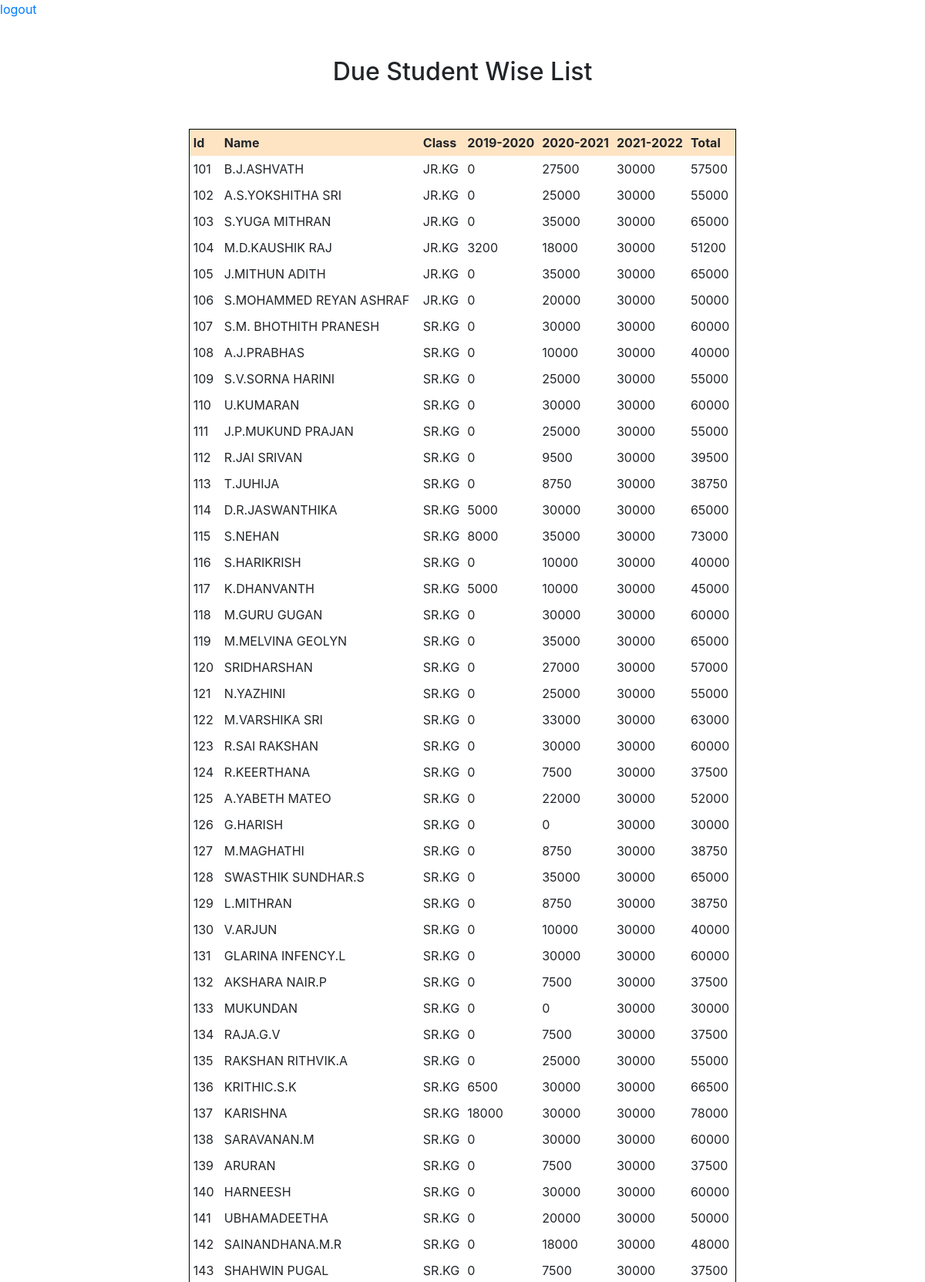
The app's page /due_student_wise/ (upper part) with its own data.
### core/models.py (models this page shows, shortened)
class BaseModel(models.Model):
    status = models.BooleanField(default=True)
    delete = models.BooleanField(default=False)
    created = models.DateTimeField(auto_now_add=True)
    updated = models.DateTimeField(auto_now=True)
    class Meta:
        abstract = True

class Student(BaseModel):
    student_id = models.CharField(max_length=100)
    name = models.CharField(max_length=100)
    standard = models.ForeignKey(Class, on_delete=models.CASCADE, related_name='student_class_name')
    phone = models.CharField(max_length=25, blank=True, null=True)

class Class(BaseModel):
    name = models.CharField(max_length=100)
    code = models.CharField(max_length=100)

### core/views.py (the view)
# urls.py: path('due_student_wise/', views.DueStudentWiseView.as_view()),
class DueStudentWiseView(APIView):
    def get(self, request):
        data = []
        student = Student.objects.filter(status=True, delete=False)
        year = Year.objects.filter(status=True, delete=False)
        for stud in student:
            lis = []
            lis.append(stud.student_id)
            lis.append(stud.name)
            lis.append(stud.standard.name)
            for yr in year:
                due = DueAmount.objects.filter(student__pk=stud.pk, year__pk=yr.pk, status=True, delete=False)
                due_amount = due.aggregate(total_class_due=Coalesce(Sum('amount'), 0))
                lis.append(due_amount['total_class_due'])
                print('due_amount - {}'.format(due_amount['total_class_due']))
            due_total = DueAmount.objects.filter(student__pk=stud.pk, status=True, delete=False)
            due_total_amount = due_total.aggregate(student_total_due=Coalesce(Sum('amount'), 0))
            lis.append(due_total_amount['student_total_due'])
            data.append(lis)
        return render(request, 'due_student_wise.html', {'data': data})

### core/templates/due_student_wise.html (shortened to what this page needs)
<!DOCTYPE html>
<html lang="en">
<head>
    <link rel="stylesheet" href="https://cdn.jsdelivr.net/npm/bootstrap@4.6.0/dist/css/bootstrap.min.css">
</head>
<body>
<a href="/">logout</a>
<center>
    <div style="margin-top: 50px">
    <h2>Due Student Wise List</h2><br><br>
        <table style="outline: 1px solid black">
            <thead style="background-color: bisque">
                <th>Id</th>
                <th>Name</th>
                <th>Class</th>
                <th>2019-2020</th>
                <th>2020-2021</th>
                <th>2021-2022</th>
                <th>Total</th>
            </thead>
            <tbody>
            {% for lis in data %}
            <tr>
                    {% for i in lis %}
                        <td>{{ i }}</td>
                    {% endfor %}
            </tr>
            {% endfor %}
            </tbody>
        </table>
    </div>
</center>
</body>
</html>

### core/templates/due_student_wise.html (style rules this page uses)
td, th { padding: 5px; }

### records on screen
Student: lis "101" "B.J.ASHVATH"
Class: lis "JR.KG" "JR.KG" "JR.KG" "JR.KG" "JR.KG" "JR.KG"
Student: lis "102" "A.S.YOKSHITHA SRI"
Student: lis "103" "S.YUGA MITHRAN"
Student: lis "104" "M.D.KAUSHIK RAJ"
Student: lis "105" "J.MITHUN ADITH"
Student: lis "106" "S.MOHAMMED REYAN ASHRAF"
Student: lis "107" "S.M. BHOTHITH PRANESH"
Class: lis "SR.KG" "SR.KG" "SR.KG" "SR.KG" "SR.KG" "SR.KG" "SR.KG" "SR.KG" "SR.KG" "SR.KG" "SR.KG" "SR.KG" "SR.KG" "SR.KG" "SR.KG" "SR.KG" "SR.KG" "SR.KG" "SR.KG" "SR.KG" "SR.KG" "SR.KG" "SR.KG" "SR.KG" "SR.KG" "SR.KG" "SR.KG" "SR.KG" "SR.KG" "SR.KG" "SR.KG" "SR.KG" "SR.KG" "SR.KG" "SR.KG" "SR.KG" "SR.KG"
Student: lis "108" "A.J.PRABHAS"
Student: lis "109" "S.V.SORNA HARINI"
Student: lis "110" "U.KUMARAN"
Student: lis "111" "J.P.MUKUND PRAJAN"
Student: lis "112" "R.JAI SRIVAN"
Student: lis "113" "T.JUHIJA"
Student: lis "114" "D.R.JASWANTHIKA"
Student: lis "115" "S.NEHAN"
Student: lis "116" "S.HARIKRISH"
Student: lis "117" "K.DHANVANTH"
Student: lis "118" "M.GURU GUGAN"
Student: lis "119" "M.MELVINA GEOLYN"
Student: lis "120" "SRIDHARSHAN"
Student: lis "121" "N.YAZHINI"
Student: lis "122" "M.VARSHIKA SRI"
Student: lis "123" "R.SAI RAKSHAN"
Student: lis "124" "R.KEERTHANA"
Student: lis "125" "A.YABETH MATEO"
Student: lis "126" "G.HARISH"
Student: lis "127" "M.MAGHATHI"
Student: lis "128" "SWASTHIK SUNDHAR.S"
Student: lis "129" "L.MITHRAN"
Student: lis "130" "V.ARJUN"
Student: lis "131" "GLARINA INFENCY.L"
Student: lis "132" "AKSHARA NAIR.P"
Student: lis "133" "MUKUNDAN"
Student: lis "134" "RAJA.G.V"
Student: lis "135" "RAKSHAN RITHVIK.A"
Student: lis "136" "KRITHIC.S.K"
Student: lis "137" "KARISHNA"
Student: lis "138" "SARAVANAN.M"
Student: lis "139" "ARURAN"
Student: lis "140" "HARNEESH"
Student: lis "141" "UBHAMADEETHA"
Student: lis "142" "SAINANDHANA.M.R"
Student: lis "143" "SHAHWIN PUGAL"

### other values on screen
{{ i }} "0" "27500" "30000" "57500" "0" "25000" "30000" "55000" "0" "35000" "30000" "65000" "3200" "18000" "30000" "51200" "0" "35000" "30000" "65000" "0" "20000" "30000" "50000" "0" "30000" "30000" "60000" "0" "10000" "30000" "40000" "0" "25000" "30000" "55000" "0" "30000" "30000" "60000" "0" "25000" "30000" "55000" "0" "9500" "30000" "39500" "0" "8750" "30000" "38750" "5000" "30000" "30000" "65000" "8000" "35000" "30000" "73000" "0" "10000" "30000" "40000" "5000" "10000" "30000" "45000" "0" "30000" "30000" "60000" "0" "35000" "30000" "65000" "0" "27000" "30000" "57000" "0" "25000" "30000" "55000" "0" "33000" "30000" "63000" "0" "30000" "30000" "60000" "0" "7500" "30000" "37500" "0" "22000" "30000" "52000" "0" "0" "30000" "30000" "0" "8750" "30000" "38750" "0" "35000" "30000" "65000" "0" "8750" "30000" "38750" "0" "10000" "30000" "40000" "0" "30000" "30000" "60000" "0" "7500" "30000" "37500" "0" "0" "30000" "30000" "0" "7500" "30000" "37500" "0" "25000" "30000" "55000" "6500" "30000" "30000" "66500" "18000" "30000" "30000" "78000" "0" "30000" "30000" "60000" "0" "7500" "30000" "37500" "0" "30000" "30000" "60000" "0" "20000" "30000" "50000" "0" "18000" "30000" "48000" "0" "7500" "30000" "37500"
